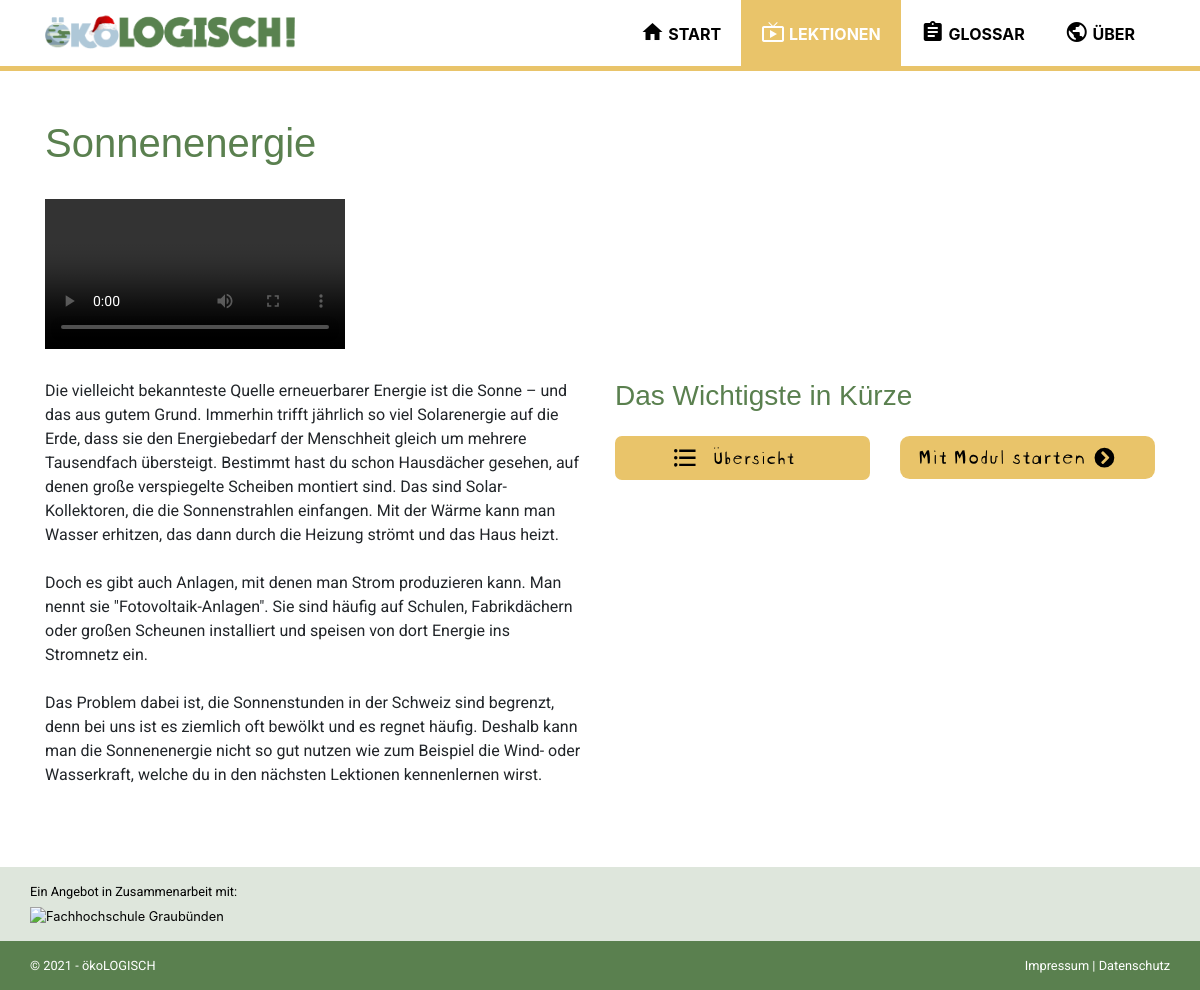
/intro.php?id=2, run on an earlier commit of the app's database.
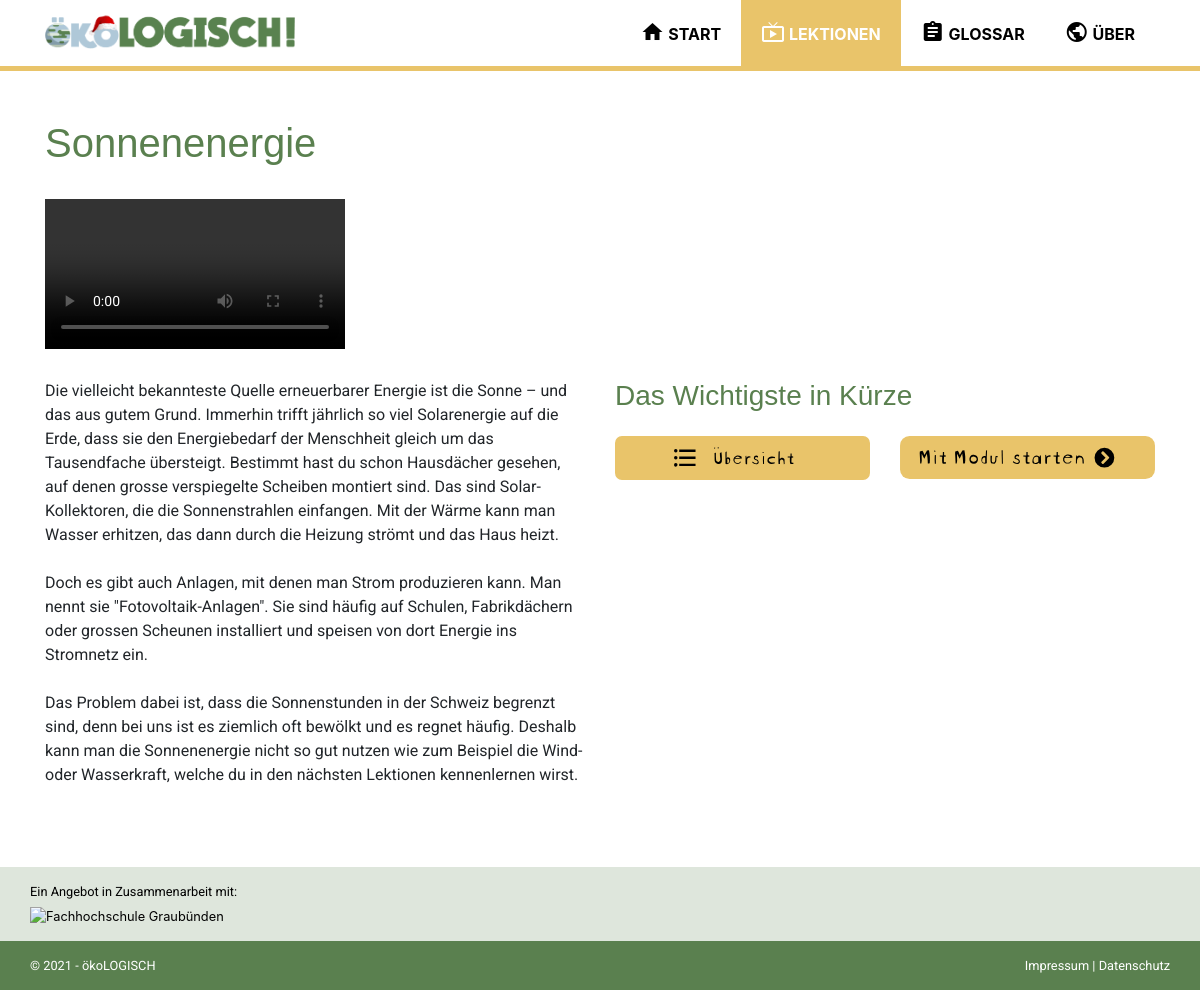
And on a later commit of the database.
### tables this page shows
CREATE TABLE `tbl_lesson` (
  `id` int(11) NOT NULL,
  `category_id` int(11) NOT NULL,
  `title` varchar(255) NOT NULL,
  `text` text NOT NULL,
  `img_url` text NOT NULL,
  `gif_url` varchar(255) NOT NULL,
  `gif_url_static` varchar(255) NOT NULL,
  `video_url` varchar(255) NOT NULL,
  `top_lesson` tinyint(1) NOT NULL,
  `lesson_nr` int(3) NOT NULL,
  `important` text NOT NULL,
  `einfuerung` tinyint(1) NOT NULL,
  `lernziele` text NOT NULL,
  `groeste_probleme` text NOT NULL
);

### data/data.php (called while the page is built, shortened)
<?php
function get_db_connection()
{
	global $db_host, $db_name, $db_user, $db_pass, $db_charset;
	$dsn = "mysql:host=$db_host;dbname=$db_name;charset=$db_charset";
	$options = [
		PDO::ATTR_ERRMODE            => PDO::ERRMODE_EXCEPTION,
		PDO::ATTR_DEFAULT_FETCH_MODE => PDO::FETCH_ASSOC,
		PDO::ATTR_EMULATE_PREPARES   => false
	];
	try {
		$db = new PDO($dsn, $db_user, $db_pass, $options);
	} catch (\PDOException $e) {
		throw new \PDOException($e->getMessage(), (int)$e->getCode());
	}
	return $db;
}
function get_category_by_id($id)
{
	$db = get_db_connection();
	$sql = "SELECT * FROM tbl_category WHERE id = $id;";
	$result = $db->query($sql);
	$row = $result->fetch();
	return $row;
}
function get_lesson_by_id($id)
{
	$db = get_db_connection();
	$sql = "SELECT * FROM tbl_lesson WHERE id = $id;";
	$result = $db->query($sql);
	$row = $result->fetch();
	return $row;
}

### intro.php (the view, shortened to what this page needs)
<?php
require_once('data/data.php');
$lesson = get_lesson_by_id($_GET['id']);
$category =  get_category_by_id($lesson['category_id']);
$video = $lesson['video_url'];
$learning_goals = $lesson['lernziele'];
$learning_goal = explode(", ", $learning_goals);
$biggest_problems = $lesson['groeste_probleme'];
$biggest_problem = explode(", ", $biggest_problems);
$next_lesson_id = $lesson['id'] + 1;
?>
<?php require_once('templates/head.php'); ?>
<?php require_once('templates/navbar.php'); ?>
<div class="container lesson <?php echo strtolower($category['title']); ?> my-5">
    <h2 class="pb-4"><?php echo $lesson['title']; ?></h2>
    <div class="row justify-content-center pb-4">
        <div class="col-12">
            <div class="video-wrapper">
                <video id="video" src="<?php echo $video; ?>" controls></video>
            </div>
        </div>
    </div>
    <div class="row">
        <div class="col-lg-6 col-sm-12 order-lg-first">
            <div class="text pb-3">
                <p><?php echo $lesson['text']; ?></p>
            </div>
        </div>
        <div class="col-lg-6 col-sm-12 order-sm-first">
            <div class="info mb-4">
                <?php
                if ($lesson['einfuerung'] == true) { ?>
                    <h4 class="mb-4">Lernziele</h4>
                    <ul>
                        <?php for ($i = 0; $i < count($learning_goal) - 1; ++$i) { ?>
                            <li><?php echo $learning_goal[$i] ?></li>
                        <?php }; ?>
                    </ul>
                    <?php if ($biggest_problems != "") { ?>
                        <h4 class="mb-4">Grösste Probleme</h4>
                        <ul>
                            <?php for ($i = 0; $i < count($biggest_problem) - 1; ++$i) { ?>
                                <li><?php echo $biggest_problem[$i] ?></li>
                            <?php }; ?>
                        </ul>
                    <?php } ?>
                <?php } else { ?>
                    <h4 class="mb-4">Das Wichtigste in Kürze</h4>
                <?php } ?>
            </div>
            <div class="row pb-3">
                <div class="col">
                    <a href="category?id=<?php echo $lesson['category_id']; ?>"><img src="assets/img/buttons/uebersicht.svg" alt="Uebersicht"></a>
                </div>
                <div class="col">
                    <a href="<?php echo "lesson?id=$next_lesson_id"; ?>"><img src="assets/img/buttons/starten.svg" alt="Modul starten"></a>
                </div>
            </div>
        </div>
    </div>
</div>
<?php require_once('templates/footer.php'); ?>

What changed in the data, as far as the page shows it:
changed tbl_lesson "Sonnenenergie": text "…der Menschheit gleich um mehrere Tausendfach übersteigt. Bestimmt hast du schon Hausdächer gesehen, auf denen große verspiegelte Scheiben montiert sind. Das sind Solar-Kollektoren, die die Sonnenstrahlen einfangen. Mit der Wärme kann man Wasser erhitzen, das dann durch die Heizung strömt und das Haus heizt. Doch es gibt auch Anlagen, mit denen man Strom produzieren kann. Man nennt sie \"Fotovoltaik-Anlagen\". Sie sind häufig auf Schulen, Fabrikdächern oder großen Scheunen installiert und speisen von dort Energie ins Stromnetz ein. Das Problem dabei ist, die Sonnenstunden in der Schweiz sind begrenzt, denn bei uns ist…" → "…der Menschheit gleich um das Tausendfache übersteigt. Bestimmt hast du schon Hausdächer gesehen, auf denen grosse verspiegelte Scheiben montiert sind. Das sind Solar-Kollektoren, die die Sonnenstrahlen einfangen. Mit der Wärme kann man Wasser erhitzen, das dann durch die Heizung strömt und das Haus heizt. Doch es gibt auch Anlagen, mit denen man Strom produzieren kann. Man nennt sie \"Fotovoltaik-Anlagen\". Sie sind häufig auf Schulen, Fabrikdächern oder grossen Scheunen installiert und speisen von dort Energie ins Stromnetz ein. Das Problem dabei ist, dass die Sonnenstunden in der Schweiz begrenzt sind, denn bei uns ist…"
